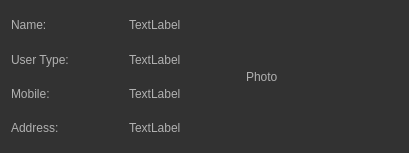
<?xml version="1.0" encoding="UTF-8"?>
<ui version="4.0">
 <class>UserView</class>
 <widget class="QWidget" name="UserView">
  <property name="geometry">
   <rect>
    <x>0</x>
    <y>0</y>
    <width>409</width>
    <height>153</height>
   </rect>
  </property>
  <property name="windowTitle">
   <string>Form</string>
  </property>
  <property name="styleSheet">
   <string notr="true">QToolTip
{
     border: 1px solid black;
     background-color: #ffa02f;
     padding: 1px;
     border-radius: 3px;
     opacity: 100;
}

QWidget
{
    color: #b1b1b1;
    background-color: #323232;
}

QWidget:item:hover
{
    background-color: QLinearGradient( x1: 0, y1: 0, x2: 0, y2: 1, stop: 0 #ffa02f, stop: 1 #ca0619);
    color: #000000;
}

QWidget:item:selected
{
    background-color: QLinearGradient( x1: 0, y1: 0, x2: 0, y2: 1, stop: 0 #ffa02f, stop: 1 #d7801a);
}

QMenuBar::item
{
    background: transparent;
}

QMenuBar::item:selected
{
    background: transparent;
    border: 1px solid #ffaa00;
}

QMenuBar::item:pressed
{
    background: #444;
    border: 1px solid #000;
    background-color: QLinearGradient(
        x1:0, y1:0,
        x2:0, y2:1,
        stop:1 #212121,
        stop:0.4 #343434/*,
        stop:0.2 #343434,
        stop:0.1 #ffaa00*/
    );
    margin-bottom:-1px;
    padding-bottom:1px;
}

QMenu
{
    border: 1px solid #000;
}

QMenu::item
{
    padding: 2px 20px 2px 20px;
}

QMenu::item:selected
{
    color: #000000;
}

QWidget:disabled
{
    color: #404040;
    background-color: #323232;
}

QAbstractItemView
{
    background-color: QLinearGradient( x1: 0, y1: 0, x2: 0, y2: 1, stop: 0 #4d4d4d, stop: 0.1 #646464, stop: 1 #5d5d5d);
}

QWidget:focus
{
    /*border: 2px solid QLinearGradient( x1: 0, y1: 0, x2: 0, y2: 1, stop: 0 #ffa02f, stop: 1 #d7801a);*/
}

QLineEdit
{
    background-color: QLinearGradient( x1: 0, y1: 0, x2: 0, y2: 1, stop: 0 #4d4d4d, stop: 0 #646464, stop: 1 #5d5d5d);
    padding: 1px;
    border-style: solid;
    border: 1px solid #1e1e1e;
    border-radius: 5;
}

QPushButton
{
    color: #b1b1b1;
    background-color: QLinearGradient( x1: 0, y1: 0, x2: 0, y2: 1, stop: 0 #565656, stop: 0.1 #525252, stop: 0.5 #4e4e4e, stop: 0.9 #4a4a4a, stop: 1 #464646);
    border-width: 1px;
    border-color: #1e1e1e;
    border-style: solid;
    border-radius: 6;
    padding: 3px;
    font-size: 12px;
    padding-left: 5px;
    padding-right: 5px;
}

QPushButton:pressed
{
    background-color: QLinearGradient( x1: 0, y1: 0, x2: 0, y2: 1, stop: 0 #2d2d2d, stop: 0.1 #2b2b2b, stop: 0.5 #292929, stop: 0.9 #282828, stop: 1 #252525);
}

QComboBox
{
    selection-background-color: #ffaa00;
    background-color: QLinearGradient( x1: 0, y1: 0, x2: 0, y2: 1, stop: 0 #565656, stop: 0.1 #525252, stop: 0.5 #4e4e4e, stop: 0.9 #4a4a4a, stop: 1 #464646);
    border-style: solid;
    border: 1px solid #1e1e1e;
    border-radius: 5;
}

QComboBox:hover,QPushButton:hover
{
    border: 2px solid QLinearGradient( x1: 0, y1: 0, x2: 0, y2: 1, stop: 0 #ffa02f, stop: 1 #d7801a);
}


QComboBox:on
{
    padding-top: 3px;
    padding-left: 4px;
    background-color: QLinearGradient( x1: 0, y1: 0, x2: 0, y2: 1, stop: 0 #2d2d2d, stop: 0.1 #2b2b2b, stop: 0.5 #292929, stop: 0.9 #282828, stop: 1 #252525);
    selection-background-color: #ffaa00;
}

QComboBox QAbstractItemView
{
    border: 2px solid darkgray;
    selection-background-color: QLinearGradient( x1: 0, y1: 0, x2: 0, y2: 1, stop: 0 #ffa02f, stop: 1 #d7801a);
}

QComboBox::drop-down
{
     subcontrol-origin: padding;
     subcontrol-position: top right;
     width: 15px;

     border-left-width: 0px;
     border-left-color: darkgray;
     border-left-style: solid; /* just a single line */
     border-top-right-radius: 3px; /* same radius as the QComboBox */
     border-bottom-right-radius: 3px;
 }

QComboBox::down-arrow
{
     image: url(:/down_arrow.png);
}

QGroupBox:focus
{
border: 2px solid QLinearGradient( x1: 0, y1: 0, x2: 0, y2: 1, stop: 0 #ffa02f, stop: 1 #d7801a);
}

QTextEdit:focus
{
    border: 2px solid QLinearGradient( x1: 0, y1: 0, x2: 0, y2: 1, stop: 0 #ffa02f, stop: 1 #d7801a);
}

QScrollBar:horizontal {
     border: 1px solid #222222;
     background: QLinearGradient( x1: 0, y1: 0, x2: 0, y2: 1, stop: 0.0 #121212, stop: 0.2 #282828, stop: 1 #484848);
     height: 7px;
     margin: 0px 16px 0 16px;
}

QScrollBar::handle:horizontal
{
      background: QLinearGradient( x1: 0, y1: 0, x2: 1, y2: 0, stop: 0 #ffa02f, stop: 0.5 #d7801a, stop: 1 #ffa02f);
      min-height: 20px;
      border-radius: 2px;
}

QScrollBar::add-line:horizontal {
      border: 1px solid #1b1b19;
      border-radius: 2px;
      background: QLinearGradient( x1: 0, y1: 0, x2: 1, y2: 0, stop: 0 #ffa02f, stop: 1 #d7801a);
      width: 14px;
      subcontrol-position: right;
      subcontrol-origin: margin;
}

QScrollBar::sub-line:horizontal {
      border: 1px solid #1b1b19;
      border-radius: 2px;
      background: QLinearGradient( x1: 0, y1: 0, x2: 1, y2: 0, stop: 0 #ffa02f, stop: 1 #d7801a);
      width: 14px;
     subcontrol-position: left;
     subcontrol-origin: margin;
}

QScrollBar::right-arrow:horizontal, QScrollBar::left-arrow:horizontal
{
      border: 1px solid black;
      width: 1px;
      height: 1px;
      background: white;
}

QScrollBar::add-page:horizontal, QScrollBar::sub-page:horizontal
{
      background: none;
}

QScrollBar:vertical
{
      background: QLinearGradient( x1: 0, y1: 0, x2: 1, y2: 0, stop: 0.0 #121212, stop: 0.2 #282828, stop: 1 #484848);
      width: 7px;
      margin: 16px 0 16px 0;
      border: 1px solid #222222;
}

QScrollBar::handle:vertical
{
      background: QLinearGradient( x1: 0, y1: 0, x2: 0, y2: 1, stop: 0 #ffa02f, stop: 0.5 #d7801a, stop: 1 #ffa02f);
      min-height: 20px;
      border-radius: 2px;
}

QScrollBar::add-line:vertical
{
      border: 1px solid #1b1b19;
      border-radius: 2px;
      background: QLinearGradient( x1: 0, y1: 0, x2: 0, y2: 1, stop: 0 #ffa02f, stop: 1 #d7801a);
      height: 14px;
      subcontrol-position: bottom;
      subcontrol-origin: margin;
}

QScrollBar::sub-line:vertical
{
      border: 1px solid #1b1b19;
      border-radius: 2px;
      background: QLinearGradient( x1: 0, y1: 0, x2: 0, y2: 1, stop: 0 #d7801a, stop: 1 #ffa02f);
      height: 14px;
      subcontrol-position: top;
      subcontrol-origin: margin;
}

QScrollBar::up-arrow:vertical, QScrollBar::down-arrow:vertical
{
      border: 1px solid black;
      width: 1px;
      height: 1px;
      background: white;
}


QScrollBar::add-page:vertical, QScrollBar::sub-page:vertical
{
      background: none;
}

QTextEdit
{
    background-color: #242424;
}

QPlainTextEdit
{
    background-color: #242424;
}

QHeaderView::section
{
    background-color: QLinearGradient(x1:0, y1:0, x2:0, y2:1, stop:0 #616161, stop: 0.5 #505050, stop: 0.6 #434343, stop:1 #656565);
    color: white;
    padding-left: 4px;
    border: 1px solid #6c6c6c;
}

QCheckBox:disabled
{
color: #414141;
}

QDockWidget::title
{
    text-align: center;
    spacing: 3px; /* spacing between items in the tool bar */
    background-color: QLinearGradient(x1:0, y1:0, x2:0, y2:1, stop:0 #323232, stop: 0.5 #242424, stop:1 #323232);
}

QDockWidget::close-button, QDockWidget::float-button
{
    text-align: center;
    spacing: 1px; /* spacing between items in the tool bar */
    background-color: QLinearGradient(x1:0, y1:0, x2:0, y2:1, stop:0 #323232, stop: 0.5 #242424, stop:1 #323232);
}

QDockWidget::close-button:hover, QDockWidget::float-button:hover
{
    background: #242424;
}

QDockWidget::close-button:pressed, QDockWidget::float-button:pressed
{
    padding: 1px -1px -1px 1px;
}

QMainWindow::separator
{
    background-color: QLinearGradient(x1:0, y1:0, x2:0, y2:1, stop:0 #161616, stop: 0.5 #151515, stop: 0.6 #212121, stop:1 #343434);
    color: white;
    padding-left: 4px;
    border: 1px solid #4c4c4c;
    spacing: 3px; /* spacing between items in the tool bar */
}

QMainWindow::separator:hover
{

    background-color: QLinearGradient(x1:0, y1:0, x2:0, y2:1, stop:0 #d7801a, stop:0.5 #b56c17 stop:1 #ffa02f);
    color: white;
    padding-left: 4px;
    border: 1px solid #6c6c6c;
    spacing: 3px; /* spacing between items in the tool bar */
}

QToolBar::handle
{
     spacing: 3px; /* spacing between items in the tool bar */
     background: url(:/images/handle.png);
}

QMenu::separator
{
    height: 2px;
    background-color: QLinearGradient(x1:0, y1:0, x2:0, y2:1, stop:0 #161616, stop: 0.5 #151515, stop: 0.6 #212121, stop:1 #343434);
    color: white;
    padding-left: 4px;
    margin-left: 10px;
    margin-right: 5px;
}

QProgressBar
{
    border: 2px solid grey;
    border-radius: 5px;
    text-align: center;
}

QProgressBar::chunk
{
    background-color: #d7801a;
    width: 2.15px;
    margin: 0.5px;
}

QTabBar::tab {
    color: #b1b1b1;
    border: 1px solid #444;
    border-bottom-style: none;
    background-color: #323232;
    padding-left: 10px;
    padding-right: 10px;
    padding-top: 3px;
    padding-bottom: 2px;
    margin-right: -1px;
}

QTabWidget::pane {
    border: 1px solid #444;
    top: 1px;
}

QTabBar::tab:last
{
    margin-right: 0; /* the last selected tab has nothing to overlap with on the right */
    border-top-right-radius: 3px;
}

QTabBar::tab:first:!selected
{
 margin-left: 0px; /* the last selected tab has nothing to overlap with on the right */


    border-top-left-radius: 3px;
}

QTabBar::tab:!selected
{
    color: #b1b1b1;
    border-bottom-style: solid;
    margin-top: 3px;
    background-color: QLinearGradient(x1:0, y1:0, x2:0, y2:1, stop:1 #212121, stop:.4 #343434);
}

QTabBar::tab:selected
{
    border-top-left-radius: 3px;
    border-top-right-radius: 3px;
    margin-bottom: 0px;
}

QTabBar::tab:!selected:hover
{
    /*border-top: 2px solid #ffaa00;
    padding-bottom: 3px;*/
    border-top-left-radius: 3px;
    border-top-right-radius: 3px;
    background-color: QLinearGradient(x1:0, y1:0, x2:0, y2:1, stop:1 #212121, stop:0.4 #343434, stop:0.2 #343434, stop:0.1 #ffaa00);
}

QRadioButton::indicator:checked, QRadioButton::indicator:unchecked{
    color: #b1b1b1;
    background-color: #323232;
    border: 1px solid #b1b1b1;
    border-radius: 6px;
}

QRadioButton::indicator:checked
{
    background-color: qradialgradient(
        cx: 0.5, cy: 0.5,
        fx: 0.5, fy: 0.5,
        radius: 1.0,
        stop: 0.25 #ffaa00,
        stop: 0.3 #323232
    );
}

QCheckBox::indicator{
    color: #b1b1b1;
    background-color: #323232;
    border: 1px solid #b1b1b1;
    width: 9px;
    height: 9px;
}

QRadioButton::indicator
{
    border-radius: 6px;
}

QRadioButton::indicator:hover, QCheckBox::indicator:hover
{
    border: 1px solid #ffaa00;
}

QCheckBox::indicator:checked
{
    image:url(:/images/checkbox.png);
}

QCheckBox::indicator:disabled, QRadioButton::indicator:disabled
{
    border: 1px solid #444;
}</string>
  </property>
  <layout class="QGridLayout" name="gridLayout">
   <item row="0" column="0">
    <layout class="QHBoxLayout" name="horizontalLayout_5" stretch="3,2">
     <item>
      <layout class="QVBoxLayout" name="verticalLayout">
       <item>
        <layout class="QHBoxLayout" name="horizontalLayout">
         <item>
          <widget class="QLabel" name="label">
           <property name="text">
            <string>Name: </string>
           </property>
          </widget>
         </item>
         <item>
          <widget class="QLabel" name="lbl_name">
           <property name="text">
            <string>TextLabel</string>
           </property>
          </widget>
         </item>
        </layout>
       </item>
       <item>
        <layout class="QHBoxLayout" name="horizontalLayout_2">
         <item>
          <widget class="QLabel" name="label_2">
           <property name="text">
            <string>User Type: </string>
           </property>
          </widget>
         </item>
         <item>
          <widget class="QLabel" name="lbl_type">
           <property name="text">
            <string>TextLabel</string>
           </property>
          </widget>
         </item>
        </layout>
       </item>
       <item>
        <layout class="QHBoxLayout" name="horizontalLayout_3">
         <item>
          <widget class="QLabel" name="label_3">
           <property name="text">
            <string>Mobile:</string>
           </property>
          </widget>
         </item>
         <item>
          <widget class="QLabel" name="lbl_mobile">
           <property name="text">
            <string>TextLabel</string>
           </property>
          </widget>
         </item>
        </layout>
       </item>
       <item>
        <layout class="QHBoxLayout" name="horizontalLayout_4">
         <item>
          <widget class="QLabel" name="label_4">
           <property name="text">
            <string>Address:</string>
           </property>
          </widget>
         </item>
         <item>
          <widget class="QLabel" name="lbl_Address">
           <property name="text">
            <string>TextLabel</string>
           </property>
          </widget>
         </item>
        </layout>
       </item>
      </layout>
     </item>
     <item>
      <widget class="QLabel" name="lbl_photo">
       <property name="text">
        <string>Photo</string>
       </property>
      </widget>
     </item>
    </layout>
   </item>
  </layout>
 </widget>
 <resources/>
 <connections/>
</ui>
